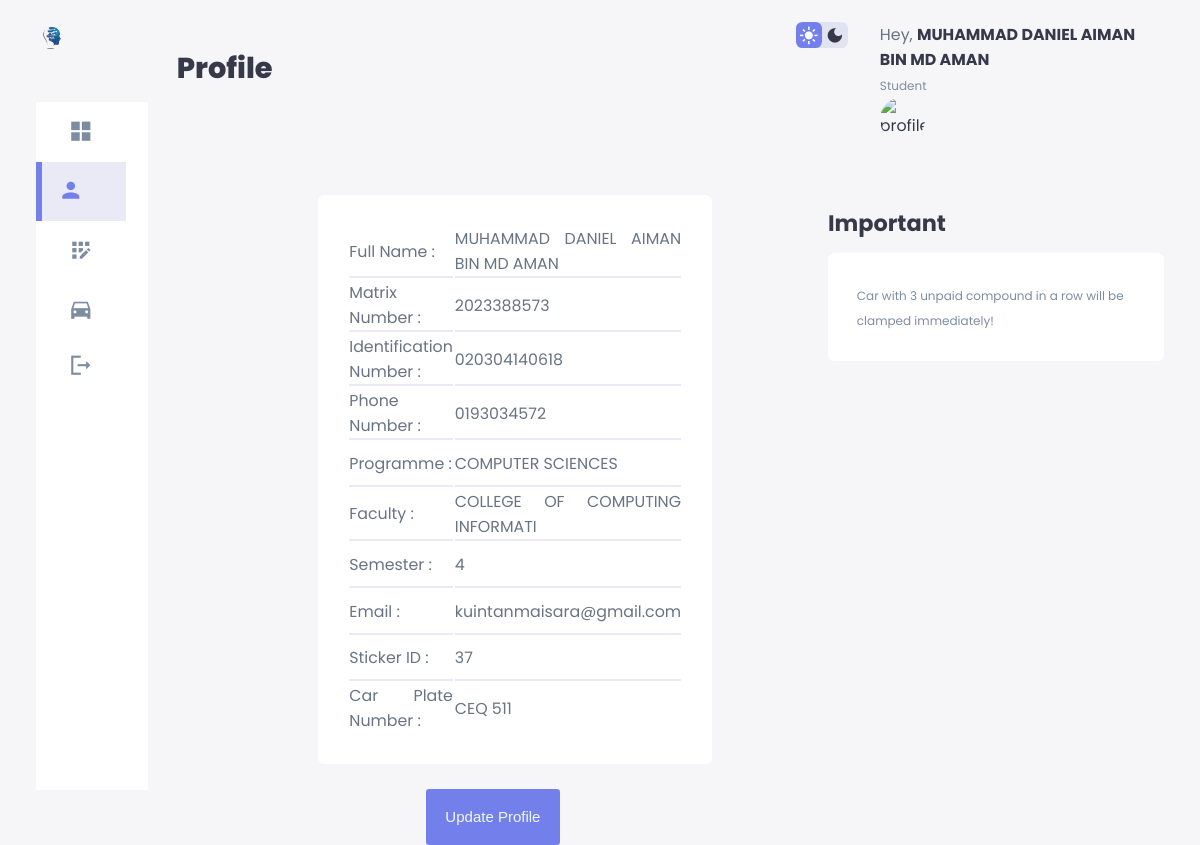
The page /profile.php (signed in) on the database its author committed.
### tables this page shows
CREATE TABLE IF NOT EXISTS `student` (
  `studentID` varchar(15) NOT NULL,
  `studentName` varchar(50) NOT NULL,
  `icNumber` varchar(15) NOT NULL,
  `phoneNumber` varchar(15) NOT NULL,
  `email` varchar(30) NOT NULL,
  `faculty` varchar(30) NOT NULL,
  `programme` varchar(30) NOT NULL,
  `semester` varchar(3) NOT NULL,
  `role` varchar(10) NOT NULL,
  `password` varchar(40) NOT NULL,
  `image` blob NOT NULL
);

CREATE TABLE IF NOT EXISTS `sticker` (
  `stickerID` int(11) NOT NULL,
  `createdAt` timestamp NOT NULL DEFAULT CURRENT_TIMESTAMP,
  `carName` varchar(20) DEFAULT NULL,
  `carPlateNumber` varchar(20) DEFAULT NULL,
  `studentID` varchar(15) DEFAULT NULL,
  `renewAt` timestamp NOT NULL DEFAULT CURRENT_TIMESTAMP
);

### profile.php (the view, shortened to what this page needs)
<?php include("connection.php"); ?>
<?php
    $studID = $_SESSION['studID'];
    $sql = "SELECT * FROM student WHERE studentID = '$studID'";
    $sqlSticker = "SELECT * FROM sticker WHERE studentID = '$studID'";
    $result = mysqli_query($conn, $sql);
    $resultSticker = mysqli_query($conn, $sqlSticker);
    $row = mysqli_fetch_array($result, MYSQLI_ASSOC);
?>
<!DOCTYPE html>
<html lang="en">
<head>
    <link rel="stylesheet" href="./style.css">
    <link rel="stylesheet" href="./profile.css">
</head>
<body>
    <div class="container">
        <aside>
            <div class="top">
                <div class="logo">
                    <img src="./images/logo.png" alt="">
                </div>
            </div>
            <div class="sidebar">
                <a href="student.php">
                    <span class="material-icons-sharp"> grid_view </span>
                </a>
                <a href="profile.php" class="active">
                    <span class="material-icons-sharp">person</span>
                </a>
                <a href="RegisterSticker.php">
                    <span class="material-icons-sharp">app_registration</span>
                </a>
                <a href="RenewSticker.php" >
                    <span class="material-icons-sharp"> directions_car</span>
                <a href="logout.php" >
                    <span class="material-icons-sharp"> logout </span>
                </a>
                </a>
            </div>
        </aside>
        <main>
            <br>
            <h1>Profile</h1>
                <div class="about">
                            <table>
                                    <tbody>
                                        <tr>
                                            <td>Full Name :</td>
                                                <td><?php echo $row['studentName'] ?></td>
                                        </tr>
                                        <tr>
                                            <td>Matrix Number :</td>
                                                <td><?php echo $row['studentID'] ?></td>
                                        </tr>
                                        <tr>
                                            <td>Identification Number :</td>
                                                <td><?php echo $row['icNumber'] ?></td>
                                        </tr>
                                        <tr>
                                            <td>Phone Number :</td>
                                                <td><?php echo $row['phoneNumber'] ?></td>
                                        </tr>
                                        <tr>
                                            <td>Programme :</td>
                                                <td><?php echo $row['programme'] ?></td>
                                        </tr>
                                        <tr>
                                            <td>Faculty :</td>
                                                <td><?php echo $row['faculty'] ?></td>
                                        </tr>
                                        <tr>
                                            <td>Semester :</td>
                                                <td><?php echo $row['semester'] ?></td>
                                        </tr>
                                        <tr>
                                            <td>Email :</td>
                                                <td><?php echo $row['email'] ?></td>
                                        </tr>
                                        <tr>
                                            <td>Sticker ID :</td>
                                                <td>
                                                    <?php
                                                        if ($resultSticker) {
                                                            $rowSticker = mysqli_fetch_array($resultSticker, MYSQLI_ASSOC);
                                                            if ($rowSticker !== null) {
                                                                echo $rowSticker['stickerID'];
                                                            } else {
                                                                echo 'Not Applicable';
                                                            }
                                                        } else {
                                                            echo 'Null';
                                                        }
                                                    ?>
                                                </td>
                                        </tr>
                                        <tr>
                                            <td>Car Plate Number :</td>
                                                <td>
                                                    <?php
                                                        if ($resultSticker) {
                                                            if ($rowSticker !== null) {
                                                                echo $rowSticker['carPlateNumber'];
                                                            } else {
                                                                echo 'Not Applicable';
                                                            }
                                                        } else {
                                                            echo 'Null';
                                                        }
                                                    ?>
                                                </td>
                                        </tr>
                                    </tbody>
                                <br>
                            </table>
                            <br>
                            <button><a href="profile-update.php">Update Profile</a></button>
            </div>
        </main>
        <div class="right">
            <div class="top">
                <div class="theme-toggler">
                    <span class="material-icons-sharp active">light_mode</span>
                    <span class="material-icons-sharp">dark_mode</span>
                </div>
                <div class="profile">
                    <div class="info">
                        <p>Hey,
                            <b>
                                <td><?php echo $row['studentName']; ?></td>
                            </b>
                        </p>
                        <small class="text-muted">Student</small>
                    </div>
                    <div class="profile-photo">
                        <img src="./images/profile.jpg" alt="profile">
                    </div>
                </div>
            </div>
            <div class="notes">
                <h2>Important</h2>
                <div class="importantNotes">
                    <small class="text-muted"> Car with 3 unpaid compound in a row will be clamped immediately!</small>
                </div>
            </div>
        </div>
    </div>
</body>
</html>

### style.css (style rules this page uses)
:root { --color-primary: #7380ec; --color-danger: #ff7782; --color-success: #41f1b6; --color-warning: #ffbb55; --color-white: #fff; --color-info-dark: #7d8da1; --color-info-light: #dce1eb; --color-dark: #363949; --color-light: rgba(132,139,200,0.18); --color-primary-variant: #111e88; --color-dark-variant: #677483; --color-background: #f6f6f9; --card-border-radius: 2rem; --border-radius-1: 0.4rem; --border-radius-2: 0.8rem; --border-radius-3: 1.2rem; --card-padding: 1.8rem; --padding-1:1.2rem; --box--shadow: 0 2rem 3rem var(var(--color-light)); }
* { margin: 0; padding: 0; outline: 0; appearance: 0; border: 0; text-decoration: none; list-style: none; box-sizing: border-box; }
html { font-size: 100%; }
.container { display: grid; width: 96%; margin: 0 auto; gap: 1.8rem; grid-template-columns: 14rem auto 23rem; }
body { width: 100vw; height: 100vh; font-family: poppins, sans-serif; font-size: 0.99rem; background: var(--color-background); user-select: none; overflow-x: hidden; color: var(--color-dark); }
a { color: var(--color-dark); }
img { display: block; width: 100%; }
h1 { font-weight: 800; font-size: 1.8rem; }
h2 { font-size: 1.4rem; }
small { font-size: 0.75rem; }
.profile-photo { width: 2.8rem; height: 2.8rem; border-radius: 50%; overflow: hidden; }
.text-muted { color: var(--color-info-dark); }
p { color: var(--color-dark-variant); }
b { color: var(--color-dark); }
aside { height: 100vh; }
aside .top { display: flex; align-items: center; justify-content: space-between; margin-top: 1.4rem; }
aside .logo { display: flex; gap: 0.8rem; }
aside .logo img { width: 2rem; height: 2rem; }
aside .sidebar { background: white; display: flex; flex-direction: column; height: 86vh; position: relative; top: 3rem; }
aside .sidebar a { display: flex; color: var(--color-info-dark); margin-left: 2rem; gap: 1rem; align-items: center; position: relative; height: 3.7rem; transition: all 300ms ease; }
aside .sidebar a span { font-size: 1.6rem; transition: all 300ms ease; }
aside .sidebar a:last-child { position: absolute; bottom: 2rem; width: 100%; }
aside .sidebar a.active { background: var(--color-light); color: var(--color-primary); margin-left: 0; }
aside .sidebar a.active::before { content: ""; width: 6px; height: 100%; background: var(--color-primary); }
aside .sidebar a.active span { color: var(--color-primary); margin-left: calc(1rem -3px); }
main { margin-top: 1.4rem; }
main table tbody td { height: 2.8rem; border-bottom: 2px solid var(--color-light); color: var(--color-dark-variant); }
main table tbody tr:last-child td { border: none; }
main .about { margin-top: 4rem; margin-left: 7%; }
main .about table { background: var(--color-white); width: 70%; max-height: 600px; height: 100%; max-width: 100%; border-radius: var(--border-radius-1); padding: var(--card-padding); text-align:justify; box-shadow: var(--box--shadow); transition: all 300ms ease; }
.right { margin-top: 1.4rem; }
.right .top { display: flex; justify-content: end; gap: 2rem; }
.right .theme-toggler { background: var(--color-light); display: flex; justify-content: space-between; align-items: center; height: 1.6rem; width: 4.2rem; cursor: pointer; border-radius: var(--border-radius-1); }
.right .theme-toggler span { font-size: 1.2rem; width: 50%; height: 100%; display: flex; align-items: center; justify-content: center; }
.right .theme-toggler span.active { background-color: var(--color-primary); color: white; border-radius: var(--border-radius-1); }
.right .notes { margin-top: 4rem; margin-left: 2rem; }
.right .notes h2 { margin-bottom: 0.8rem; }
.right .notes .importantNotes { background: var(--color-white); padding: var(--card-padding); border-radius: var(--border-radius-1); box-shadow: var(--box--shadow); transition: all 300ms ease; }
@media screen and (max-width:1200px) { .container { width: 94%; grid-template-columns: 7rem auto 23rem; } }
@media screen and (max-width:1200px) { aside .sidebar a { width: 5.6rem; } }
@media screen and (max-width:1200px) { aside .sidebar a:last-child { position: relative; margin-top: 1.8rem; } }

### rows shown on the page
student: studentName "MUHAMMAD DANIEL AIMAN BIN MD AMAN", studentID "2023388573", icNumber "020304140618", phoneNumber "0193034572", programme "COMPUTER SCIENCES", faculty "COLLEGE OF COMPUTING INFORMATI", semester "4", email "kuintanmaisara@gmail.com"
sticker: stickerID "37", carPlateNumber "CEQ 511"
